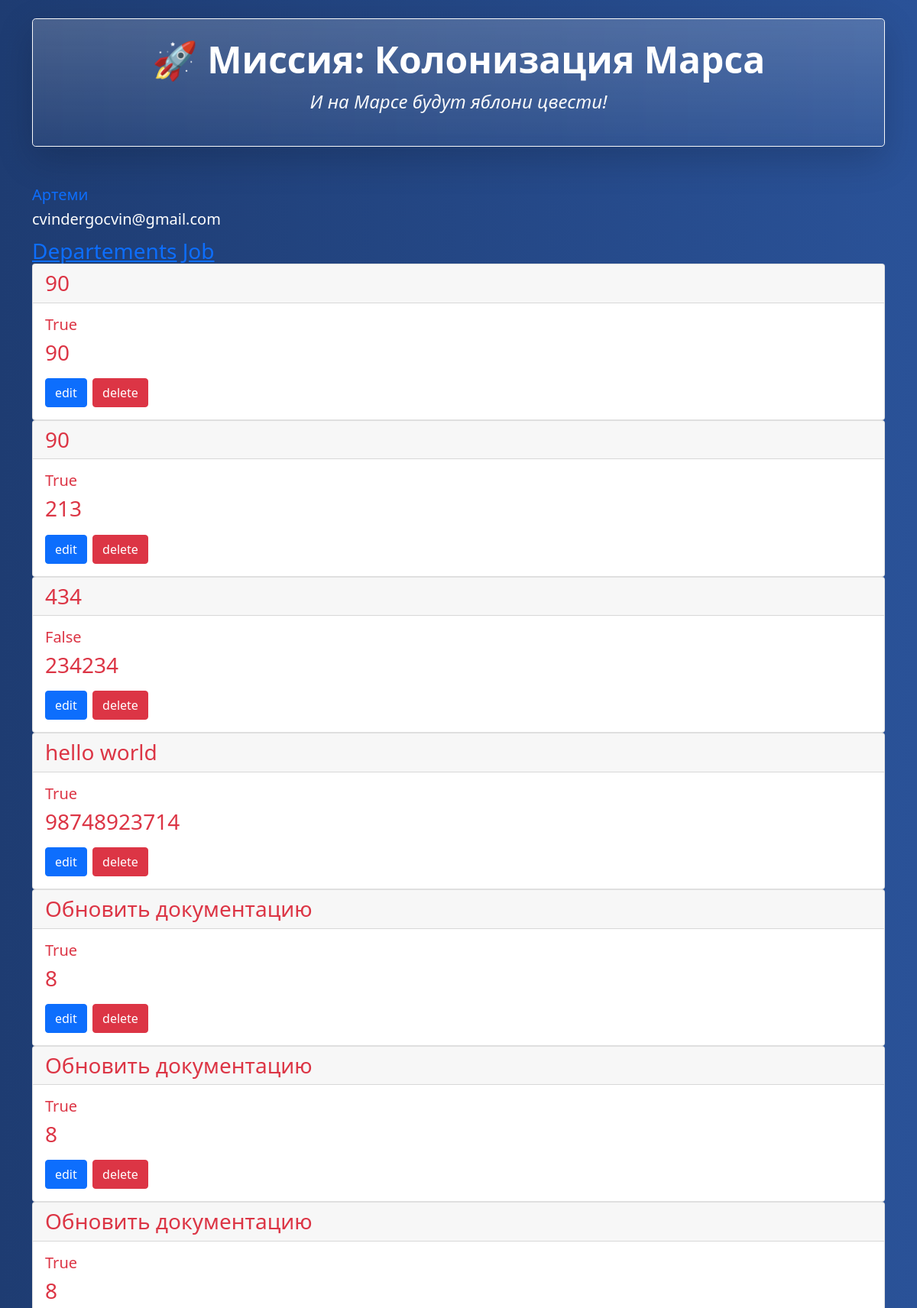
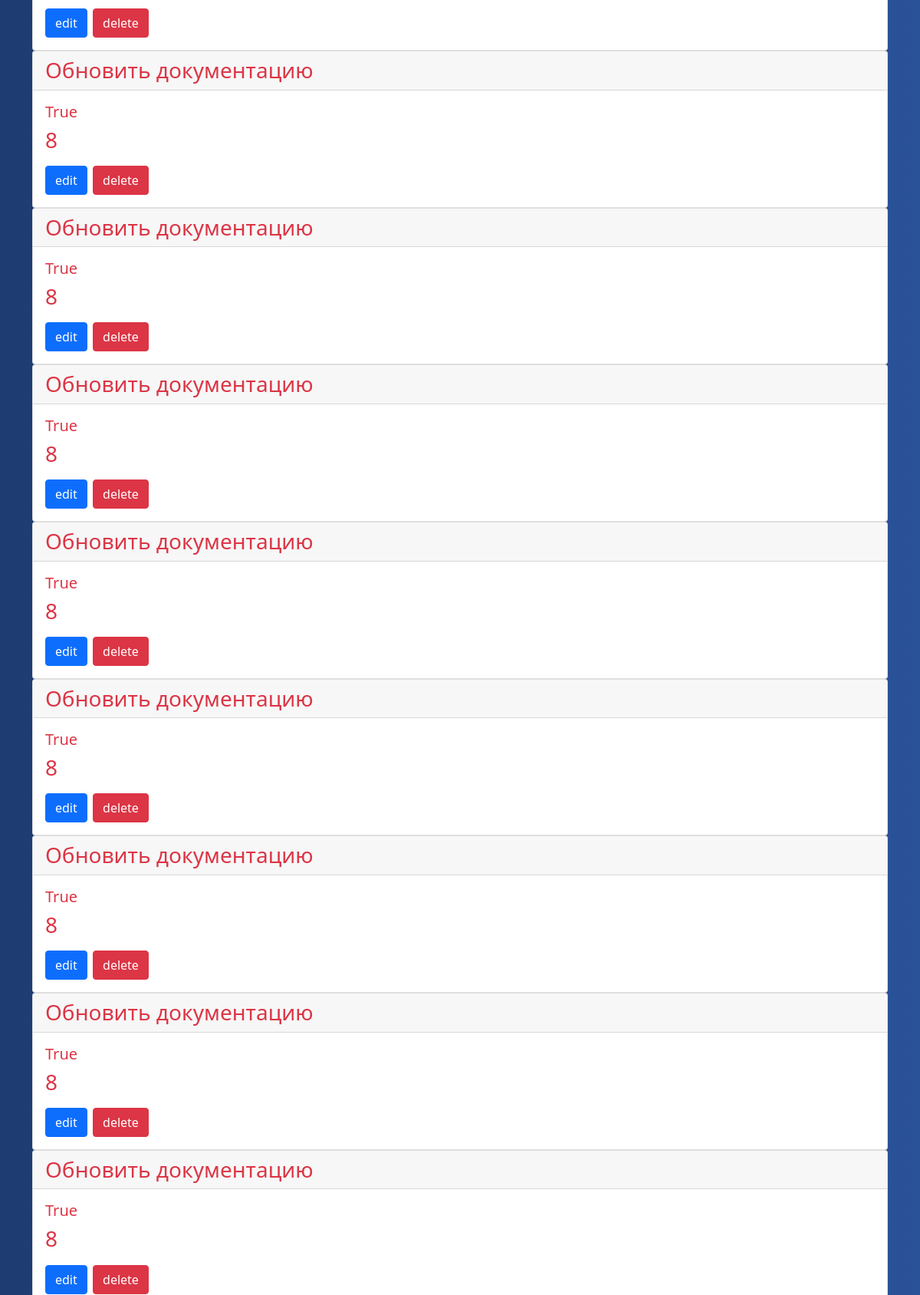
/ (signed in, upper part), run on the app's committed database (2 pictures, top to bottom).
### 1/data/marsone.py (models this page shows)
class User(SqlAlchemyBase, UserMixin, SerializerMixin):
    __tablename__ = 'users'
    id = sqlalchemy.Column(
        sqlalchemy.Integer, primary_key=True, autoincrement=True)
    surname = sqlalchemy.Column(sqlalchemy.String(50), nullable=True)
    name = sqlalchemy.Column(sqlalchemy.String(50), nullable=True)
    age = sqlalchemy.Column(sqlalchemy.Integer)
    position = sqlalchemy.Column(sqlalchemy.String(100))
    speciality = sqlalchemy.Column(sqlalchemy.String(100))
    address = sqlalchemy.Column(sqlalchemy.String(200))
    email = sqlalchemy.Column(sqlalchemy.String(
        120), index=True, unique=True, nullable=True)
    hashed_password = sqlalchemy.Column(sqlalchemy.String(128), nullable=True)
    modified_date = sqlalchemy.Column(
        sqlalchemy.DateTime,
        default=datetime.datetime.now,
        onupdate=datetime.datetime.now
    )
    jobs = orm.relationship("Jobs", back_populates="user")
    department = orm.relationship('Department', back_populates='user')

class Jobs(SqlAlchemyBase, SerializerMixin):
    __tablename__ = 'jobs'
    id = sqlalchemy.Column(sa.Integer, primary_key=True, autoincrement=True)
    team_leader = sa.Column(
        sqlalchemy.Integer,
        sqlalchemy.ForeignKey('users.id'),
        nullable=False)
    job = sqlalchemy.Column(sqlalchemy.String(200))
    work_size = sqlalchemy.Column(sqlalchemy.Integer)
    collaborators = sqlalchemy.Column(sqlalchemy.JSON)
    start_date = sqlalchemy.Column(
        sqlalchemy.DateTime,
        default=datetime.datetime.now
    )
    end_date = sqlalchemy.Column(sqlalchemy.DateTime)
    is_finished = sqlalchemy.Column(
        sqlalchemy.Boolean,
        default=False
    )
    user = orm.relationship("User", back_populates="jobs")

### 1/app.py (the view)
@app.route('/')
def home():
    ses = create_session()
    if current_user.is_authenticated:
        jobs = ses.query(Jobs).all()
        return render_template('home.html', jobs=jobs, current_user=current_user)
    else:
        return redirect('/login')

### 1/app.py (called while the page is built)
@login_manager.user_loader
def load_user(user_id):
    session = create_session()
    return session.query(User).get(user_id)

### 1/data/db_session.py (called while the page is built)
def create_session() -> Session:
    global __factory
    return __factory()

### 1/templates/home.html (shortened to what this page needs)
{% extends 'base.html' %}
{% block content %}
<div>
    {% if current_user.is_authenticated %}
    <a class="navbar-brand" href="/logout">{{ current_user.name }}</a>
    <h3 class='navbar-brand'>{{ current_user.email }}<h3>
    {% else %}
      <p>
          <a class="btn btn-primary " href="/register">Зарегистрироваться</a>
          <a class="btn btn-success" href="/login">Войти</a>
      </p>
{% endif %}
  <div>
    <a href='/departments', class'btn btn-success'>Departements</a>
    <a href='' clas='btn btn-success'>Job</a>
    </div>
  {% for elem in jobs %}
      <div class="card text-danger">
      <div class="card-header">
         {{ elem.job }}
      </div>
      <div class="card-body">
        <h5 class="card-title">{{ elem.is_finished }}</h5>
        <p class="card-text">{{ elem.work_size }}</p>
        <a href="ed/{{ elem.id }}" class="btn btn-primary">edit</a>
        <a href="del/{{ elem.id }}" class="btn btn-danger">delete</a>
      </div>
    </div>
  {% endfor %}
</div>
{% endblock %}

### 1/templates/base.html (shortened to what this page needs)
<!DOCTYPE html>
<html lang="en">
<head>
    <link rel="stylesheet"
          href="https://cdn.jsdelivr.net/npm/bootstrap@5.0.0-beta1/dist/css/bootstrap.min.css"
>
    <link rel="stylesheet" type="text/css" href="{{ url_for('static', filename='css/base.css') }}" />
</head>
<body class="bg-dark text-white">
    <div class="container py-4">
        <header class="text-center mb-5">
            <div class="p-4 rounded-3 shadow-lg bg-gradient bg-opacity-25 border border-light">
                <h1 class="display-5 fw-bold">🚀 Миссия: Колонизация Марса</h1>
                <p class="fs-4 fst-italic text-light">И на Марсе будут яблони цвести!</p>
            </div>
        </header>
        <main>
            {% block content %}{% endblock %}
        </main>
    </div>
</body>
</html>

### 1/static/css/base.css (style rules this page uses)
body { background: linear-gradient(to right, #1e3c72, #2a5298); }
header .rounded-3 { background-color: rgba(255, 255, 255, 0.05) !important; backdrop-filter: blur(8px); }

### data on the page
User: name "Артеми", email "cvindergocvin@gmail.com"
Jobs: job "90", is_finished "True", work_size "90"
Jobs: job "90", is_finished "True", work_size "213"
Jobs: job "434", is_finished "False", work_size "234234"
Jobs: job "hello world", is_finished "True", work_size "98748923714"
Jobs: job "Обновить документацию", is_finished "True", work_size "8"
Jobs: job "Обновить документацию", is_finished "True", work_size "8"
Jobs: job "Обновить документацию", is_finished "True", work_size "8"
Jobs: job "Обновить документацию", is_finished "True", work_size "8"
Jobs: job "Обновить документацию", is_finished "True", work_size "8"
Jobs: job "Обновить документацию", is_finished "True", work_size "8"
Jobs: job "Обновить документацию", is_finished "True", work_size "8"
Jobs: job "Обновить документацию", is_finished "True", work_size "8"
Jobs: job "Обновить документацию", is_finished "True", work_size "8"
Jobs: job "Обновить документацию", is_finished "True", work_size "8"
Jobs: job "Обновить документацию", is_finished "True", work_size "8"
